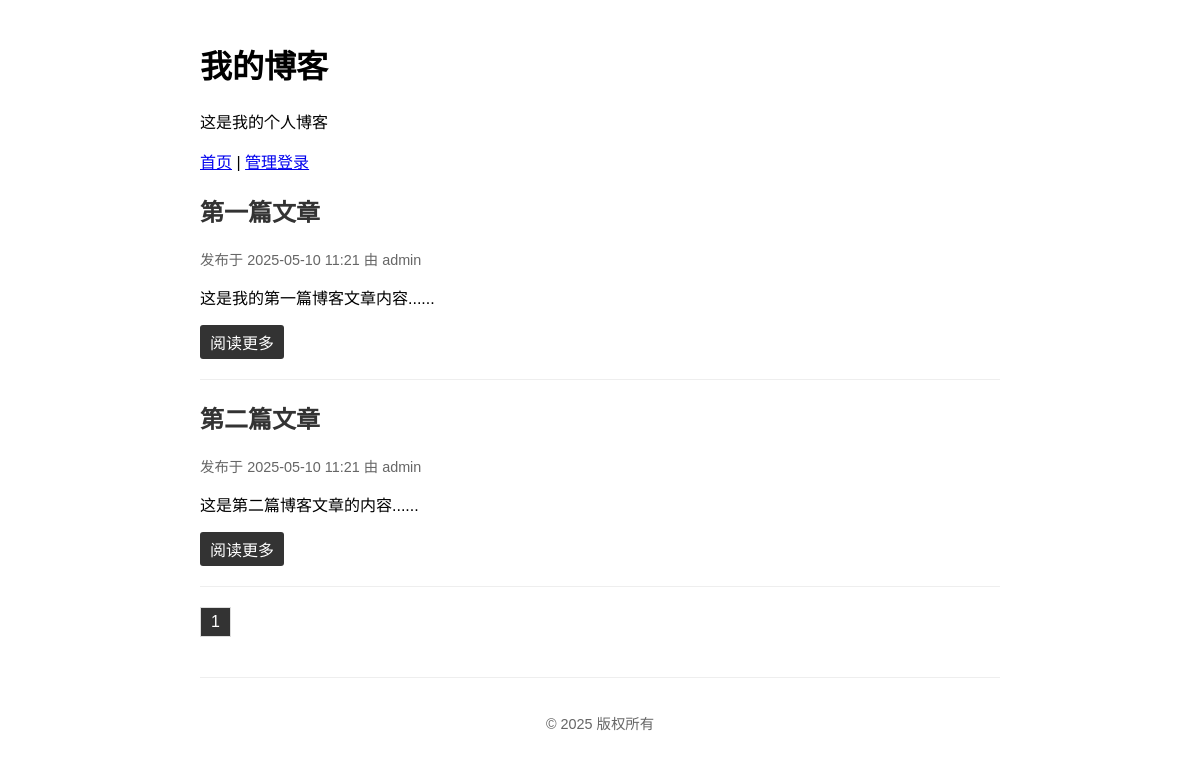
The page / on the database its author committed.
### tables this page shows
CREATE TABLE IF NOT EXISTS posts (
    id INT(11) NOT NULL AUTO_INCREMENT,
    title VARCHAR(255) NOT NULL,
    content TEXT NOT NULL,
    user_id INT(11) NOT NULL,
    created_at DATETIME NOT NULL,
    PRIMARY KEY (id),
    FOREIGN KEY (user_id) REFERENCES users(id) ON DELETE CASCADE
);

CREATE TABLE IF NOT EXISTS users (
    id INT(11) NOT NULL AUTO_INCREMENT,
    username VARCHAR(50) NOT NULL UNIQUE,
    password_hash VARCHAR(255) NOT NULL,
    created_at DATETIME NOT NULL,
    PRIMARY KEY (id)
);

### config.php (called while the page is built, shortened)
<?php
$conn = new mysqli(DB_HOST, DB_USER, DB_PASS, DB_NAME);
$conn->set_charset("utf8mb4");
function getBlogConfig() {
    global $conn;
    $query = "SELECT * FROM config LIMIT 1";
    $result = $conn->query($query);
    return [
        'blog_title' => '我的博客',
        'blog_description' => '这是我的个人博客',
        'copyright' => '© ' . date('Y') . ' 版权所有',
        'icp_record' => ''
    ];
}
function isUserLoggedIn() {
    return isset($_SESSION['user_id']);
}
?>

### index.php (the view, shortened to what this page needs)
<?php include 'config.php'; ?>
<?php $config = getBlogConfig(); ?>
<!DOCTYPE html>
<html>
<head>
</head>
<body>
    <h1><?php echo htmlspecialchars($config['blog_title']); ?></h1>
    <p><?php echo htmlspecialchars($config['blog_description']); ?></p>
    <div class="navigation">
        <a href="index.php">首页</a> |
        <?php if (isUserLoggedIn()): ?>
            <a href="create_post.php">写文章</a> |
            <a href="admin_config.php">博客配置</a> |
            <a href="logout.php">退出登录 (<?php echo getCurrentUser()['username']; ?>)</a>
        <?php else: ?>
            <a href="login.php">管理登录</a>
        <?php endif; ?>
    </div>
    <?php
    $posts_per_page = 5;
    $page = isset($_GET['page']) ? (int)$_GET['page'] : 1;
    $offset = ($page - 1) * $posts_per_page;
    $total_query = "SELECT COUNT(id) as total FROM posts";
    $total_result = $conn->query($total_query);
    $total_row = $total_result->fetch_assoc();
    $total_posts = $total_row['total'];
    $total_pages = ceil($total_posts / $posts_per_page);
    $query = "SELECT posts.*, users.username
              FROM posts
              JOIN users ON posts.user_id = users.id
              ORDER BY posts.created_at DESC
              LIMIT $offset, $posts_per_page";
    $result = $conn->query($query);
    if ($result->num_rows > 0) {
        while ($row = $result->fetch_assoc()) {
            echo '<div class="post">';
            echo '<h2><a href="post/' . $row['id'] . '/">' . $row['title'] . '</a></h2>';
            echo '<div class="meta">发布于 ' . date('Y-m-d H:i', strtotime($row['created_at'])) . ' 由 ' . $row['username'] . '</div>';
            echo '<p>' . substr($row['content'], 0, 300) . '...</p>';
            echo '<a href="post/' . $row['id'] . '/" class="read-more">阅读更多</a>';
            echo '</div>';
        }
    } else {
        echo '<p>暂无文章</p>';
    }
    echo '<div class="pagination">';
    for ($i = 1; $i <= $total_pages; $i++) {
        $active = ($i == $page) ? 'class="active"' : '';
        echo '<a href="page/' . $i . '/" ' . $active . '>' . $i . '</a>';
    }
    echo '</div>';
    ?>
    <footer class="footer">
        <p><?php echo htmlspecialchars($config['copyright']); ?></p>
    </footer>
</body>
</html>

### index.php (style rules this page uses)
body { font-family: Arial, sans-serif; margin: 0; padding: 20px; max-width: 800px; margin: 0 auto; }
.post { margin-bottom: 20px; padding-bottom: 20px; border-bottom: 1px solid #eee; }
.post h2 a { color: #333; text-decoration: none; }
.meta { color: #666; font-size: 0.9em; margin-bottom: 10px; }
.read-more { display: inline-block; background: #333; color: white; padding: 5px 10px; text-decoration: none; border-radius: 3px; }
.pagination { margin-top: 20px; }
.pagination a { display: inline-block; padding: 5px 10px; border: 1px solid #ddd; margin-right: 5px; text-decoration: none; }
.pagination a.active { background: #333; color: white; }
.footer { margin-top: 40px; padding-top: 20px; border-top: 1px solid #eee; text-align: center; color: #666; font-size: 0.9em; }

### rows shown on the page
posts: title "第一篇文章", created_at "2025-05-10 11:21", user.username "admin", content "这是我的第一篇博客文章内容..."
posts: title "第二篇文章", created_at "2025-05-10 11:21", user.username "admin", content "这是第二篇博客文章的内容..."

### other values the page prints
$config['blog_title'] "我的博客"
$config['blog_description'] "这是我的个人博客"
$config['copyright'] "© 2025 版权所有"
